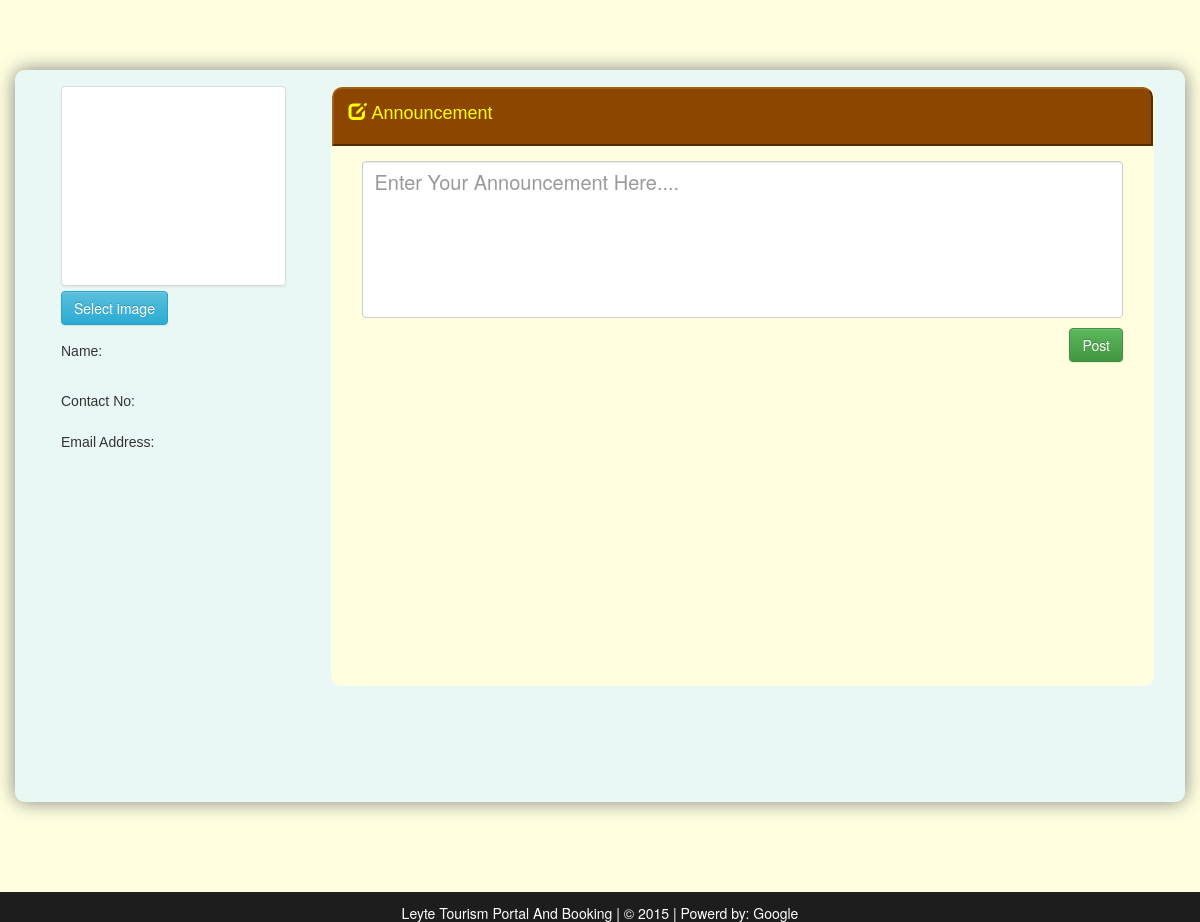
Page /index.php/home/themain on the earlier database version.
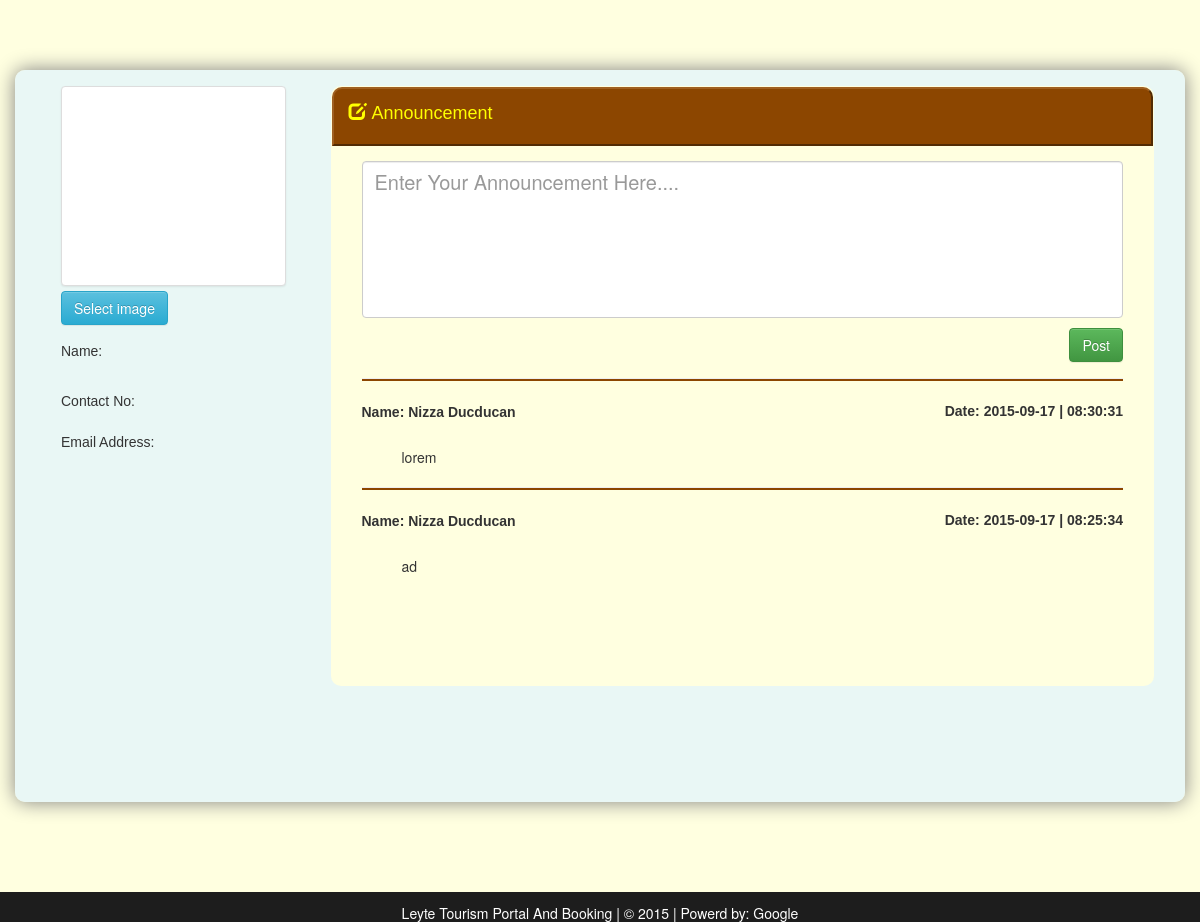
Same page on the later database version.
### tables this page shows
CREATE TABLE IF NOT EXISTS `tbl_announcement` (
  `id` int(11) NOT NULL,
  `announcement` text NOT NULL,
  `uid` int(11) NOT NULL,
  `dte` date NOT NULL,
  `tme` time NOT NULL
);

CREATE TABLE IF NOT EXISTS `tbl_users` (
  `id` int(11) NOT NULL,
  `firstname` varchar(50) NOT NULL,
  `lastname` varchar(50) NOT NULL,
  `middlename` varchar(50) NOT NULL,
  `contact` varchar(50) NOT NULL,
  `email` varchar(50) NOT NULL,
  `username` varchar(50) NOT NULL,
  `password` varchar(50) NOT NULL,
  `usertype` int(11) NOT NULL
);

### application/controllers/Home.php (called while the page is built, shortened)
<?php
  class Home extends CI_Controller
  {
    function themain()
      {
        $this->load->view("templates/header");
        $this->load->view("home/homepage");
        $this->load->view("templates/footer");
      }
  }

### index.php (called while the page is built, shortened)
<?php
require_once BASEPATH.'core/CodeIgniter.php';

### application/models/Registration.php (called while the page is built, shortened)
<?php
  class Registration extends CI_Model
  {
    function get_annou()
    {
        return $this->db->query("SELECT a.*, b.firstname, b.lastname FROM tbl_announcement a, tbl_users b WHERE a.uid = b.id ORDER by id desc")->result_array();
    }
    function get_info($id)
    {
        $this->db->where('id', $id);
        return $this->db->get('tbl_users')->row_array();
    }
  }

### application/views/home/homepage.php (the view, shortened to what this page needs)
<div class="col-md-12" >
  <div class="panel logins p-body">
      <div class="panel-body">
        <div class="col-md-3">
          <div class="col-md-12" >
            <?php $in = $this->registration->get_info($this->session->userdata('uid')) ?>
            <form class="" action="/upload_profile" method="post" enctype="multipart/form-data">
              <div class="fileinput fileinput-new" data-provides="fileinput" style="width:100%">
                  <div class="fileinput-preview thumbnail" data-trigger="fileinput" style="width:100%; height: 200px;">
                  </div>
                  <div>
                    <span class="btn btn-info btn-file"><span class="fileinput-new">Select image</span><span class="fileinput-exists">Change</span><input type="file" name="picture"></span>
                  </div>
              </div>
            </form>
              <label for=""><h5>Name:</h5></label><h4> <?php echo $in['firstname'] ." ". $in['middlename'] ." ". $in['lastname']; ?></h4>
              <label for=""><h5>Contact No:</h5><h4><?php echo $in['contact'] ?></h4></label><br />
              <label for=""><h5>Email Address:</h5><h4><?php echo $in['email'] ?></h4></label><br />
          </div>
        </div>
        <div class="col-md-9">
          <div class="panel logins p-body" style="margin-top:0;box-shadow:none;background-color: #FFFFE0">
            <div class="panel-heading grad" style="box-shadow:none"><h4 style="color:#FFFF00;"><span class="glyphicon glyphicon-edit"></span>&nbsp;Announcement</h4></div>
              <div class="panel-body">
                    <div class="col-md-12">
                      <form class="form" action="/post_announce" method="post">
                          <textarea name="announce" rows="5" cols="100" style="width:100%;resize:none;font-size:20px;" class="form-control" placeholder="Enter Your Announcement Here...."></textarea>
                          <button class="btn btn-success pull-right" type="submit" style="margin-top:10px">Post</button>
                      </form>
                          <br /><br />
                          <?php foreach ($this->registration->get_annou() as $key => $value): ?>
                            <hr style="background: #8C4600;height:2px;">
                              <label for=""><strong>Name: <?php echo $value['firstname'] . " " . $value['lastname']?></strong></label>
                              <label for="" class="pull-right"> Date: <?php echo $value['dte'] . " | " . $value['tme'] ; ?></label>
                              <br /><br />
                              <p  style="width:95%;text-align:justify;margin-left:10px;text-indent:30px;">
                                  <?php echo $value['announcement'] ?>
                              </p>
                          <?php endforeach; ?>
                    </div>
              </div>
            </div>
        </div>
      </div>
  </div>
</div>

### application/views/templates/header.php (shortened to what this page needs)
<!DOCTYPE html>
<html>
  <head>
    <link rel="stylesheet" href="../assets/css/font-awesome.min.css">
    <link href="../assets/css/bootstrap.min.css" rel="stylesheet">
    <link href="../assets/css/bootstrap-theme.css" rel="stylesheet">
    <link href="../assets/css/jasny-bootstrap.min.css" rel="stylesheet">
    <link rel="stylesheet" href="../assets/css/styles.css">
    <link rel="stylesheet" href="../assets/css/jquery.dataTables.min.css">
  </head>
  <body>

### application/views/templates/footer.php (shortened to what this page needs)
<br /> <br/>
  <div class="panel-footer navbar-fixed-bottom footer-style">
      Leyte Tourism Portal And Booking | &copy 2015 | Powerd by: Google
  </div>
</body>
</html>

### assets/css/styles.css (style rules this page uses)
body { margin: 0; background-color: #FFFFE0; background-size: cover; background-repeat: no-repeat; background-attachment: fixed; background-position: bottom; }
.logins { background-color: rgba(228, 245, 250, 0.8); box-shadow: 0px 0px 30px gray; border-radius: 10px; }
.footer-style { height: 30px; margin-top: 310px; text-align: center; background-color: #1D1D1D; border-color: #1D1D1D; color: white; }
.p-body { border-radius: 10px; margin-top: 70px; margin-bottom: 100px; box-shadow: 0px 0px 20px gray; min-height:600px; background-color: rgba(228, 245, 250, 0.8); }
h4, h3, h1, .input-background, label, h2, h5, h6 { font-family: Verdana, Arial, Helvetica, sans-serif; }
.grad { background: #8C4600; border-right: #522B04 2px solid; padding-right: 2px; border-top: #A06021 2px solid; border-left: #A06021 2px solid; padding-top: 2px; border-bottom: #522B04 2px solid; border-top-right-radius: 10px; border-top-left-radius: 10px; }

Differences in the rows shown:
added tbl_announcement: uid.firstname "Nizza", uid.lastname "Ducducan", dte "2015-09-17", tme "08:30:31", announcement "lorem"
added tbl_announcement: uid.firstname "Nizza", uid.lastname "Ducducan", dte "2015-09-17", tme "08:25:34", announcement "ad"
